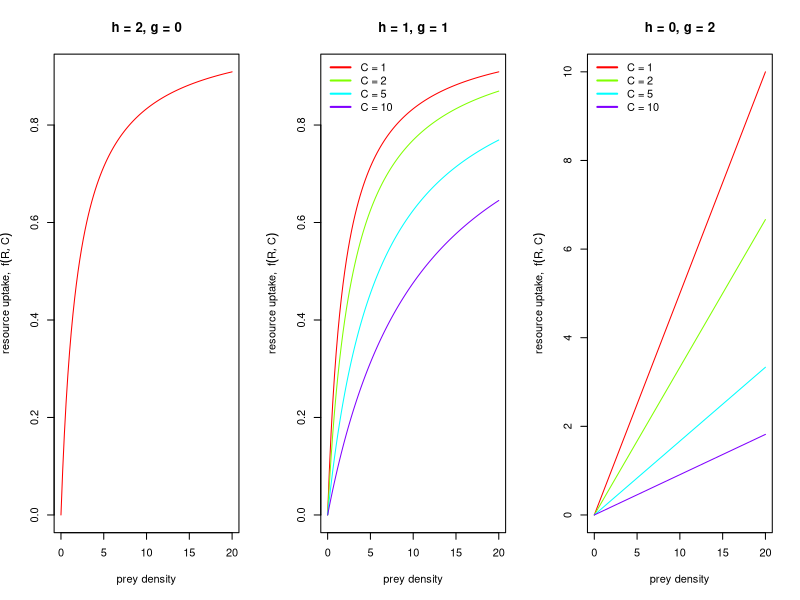

Write the R code that produced this figure. (Note: this script raises an error after producing the figure.)
## ---- chunk 1
knitr::opts_chunk$set(echo = TRUE)
## ---- chunk 2
Beddington <- function(a, h, g, R, C){
  (a * R)/(1 + a * h * R + a * g * C)
}

par(mfrow = c(1, 3))

colors <- rainbow(1)
curve(Beddington(a = 1, h = 1, g = 1, x, C = 1), from = 0, to = 20, xlab = "prey density", ylab = expression("resource uptake, " ~f(R, C)), col = colors[1])
title(main = "h = 2, g = 0")

colors <- rainbow(4)
curve(Beddington(a = 1, h = 1, g = 1, x, C = 1), from = 0, to = 20, xlab = "prey density", ylab = expression("resource uptake, " ~f(R, C)), col = colors[1])
curve(Beddington(a = 1, h = 1, g = 1, x, C = 2), from = 0, to = 20, add = TRUE, col = colors[2])
curve(Beddington(a = 1, h = 1, g = 1, x, C = 5), from = 0, to = 20, add = TRUE, col = colors[3])
curve(Beddington(a = 1, h = 1, g = 1, x, C = 10), from = 0, to = 20, add = TRUE, col = colors[4])
title(main = "h = 1, g = 1")

legend("topleft", legend = c("C = 1", "C = 2", "C = 5", "C = 10"), col = colors, lty = 1, lwd = 2, bty = "n")

colors <- rainbow(4)
curve(Beddington(a = 1, h = 0, g = 1, x, C = 1), from = 0, to = 20, xlab = "prey density", ylab = expression("resource uptake, " ~f(R, C)), col = colors[1])
curve(Beddington(a = 1, h = 0, g = 1, x, C = 2), from = 0, to = 20, add = TRUE, col = colors[2])
curve(Beddington(a = 1, h = 0, g = 1, x, C = 5), from = 0, to = 20, add = TRUE, col = colors[3])
curve(Beddington(a = 1, h = 0, g = 1, x, C = 10), from = 0, to = 20, add = TRUE, col = colors[4])
title(main = "h = 0, g = 2")

legend("topleft", legend = c("C = 1", "C = 2", "C = 5", "C = 10"), col = colors, lty = 1, lwd = 2, bty = "n")
## ---- chunk 3

predprey.interference <- function(t, y, p) {
  R <- y[1]
  C <- y[2]
  with(as.list(p), {
    dR.dt <- r * R * (1 - R / k) - a * C * R / (1 + a * h * R + a * g * C)
    dC.dt <- (e * a * C * R) / (1 + a * h * R + a * g * C) - d * C
    list(c(dR.dt, dC.dt))
  })
}

r <- 2
e <- 0.5
a <- 0.5
d <- 0.35
k <- 10
h <- 0.35
g <- 0.35

R0 <- 2
C0 <- 2

params <- c(r = r, k = k, a = a, h = h, g = g, e = e, d = d)
MaxTime <- 150 # you can increase MaxTime if you think the dynamics have not yet reached their "endpoint"
Time <- seq(0, MaxTime, by = 0.5)
interference.out <- ode(c(R0, C0), Time, predprey.interference, params)

matplot(Time, (interference.out[, 2:3]), type = "l", lty = 1:2, col=1, ylab = "Population Size", xlab="Time")
legend("top", c(expression("resource"), expression("consumer")), lty = 1:2, bty = "n")

plot(interference.out[, 2], interference.out[, 3], type = "l",  lty = 1, col = 1, xlim = c(0, 10), ylim = c(0, 8), ylab = "consumer", xlab = "resource")
abline(a = -1/(a*g), b = (e - d * h) / (d * g), lty = 2, col = "blue") # consumer isocline, an angled line

# to produce the graph for the resource isocline requires a bit more work since the now becomes a "curve" instead of a straight line
R <- 0:k
Riso <- function(R, r, k, a, h, g, e){
  (((1 + a * h * R) * (k - R) * r) / (a * k - a * g * (k - R) * r))
  }
curve(Riso(x, r, k, a, h, g, e), from = 0, to = 10, type = "l", lty =2, ylab = "consumer", xlab = "resource", col = "red", ylim = c(0, 10), add = TRUE) # resource isocline
